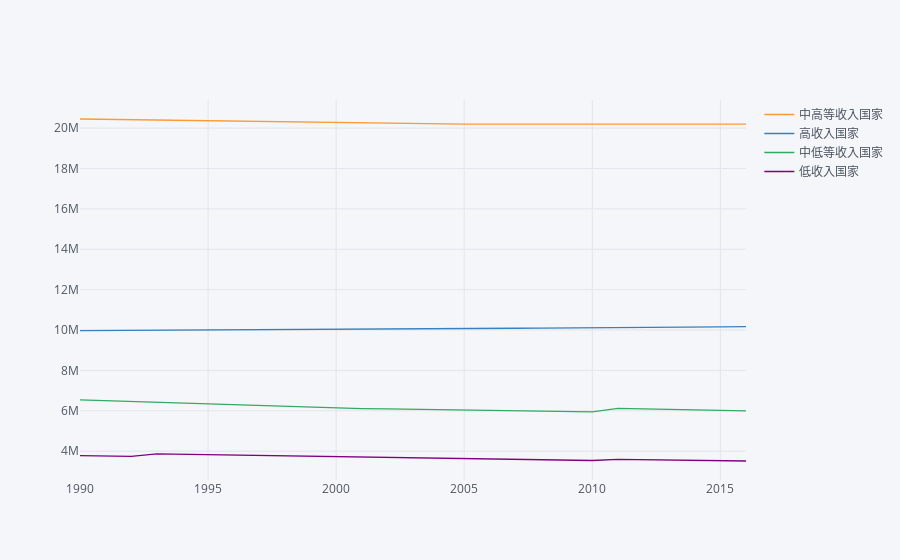

Notebook source saved alongside this figure:
### Code cell
dfi.T.iplot(kind="scatter")
